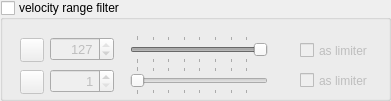
  <widget class="QGroupBox" name="groupBoxVelocityLimit">
   <property name="geometry">
    <rect>
     <x>440</x>
     <y>310</y>
     <width>391</width>
     <height>101</height>
    </rect>
   </property>
   <property name="toolTip">
    <string>Filter by note velocity</string>
   </property>
   <property name="title">
    <string>velocity range filter</string>
   </property>
   <property name="flat">
    <bool>false</bool>
   </property>
   <property name="checkable">
    <bool>true</bool>
   </property>
   <property name="checked">
    <bool>false</bool>
   </property>
   <widget class="QSlider" name="hsVelocityLow">
    <property name="geometry">
     <rect>
      <x>130</x>
      <y>66</y>
      <width>138</width>
      <height>29</height>
     </rect>
    </property>
    <property name="toolTip">
     <string>set lowest note velocity</string>
    </property>
    <property name="styleSheet">
     <string notr="true">background-image: url(:/images/slider_h.png); background-repeat: no-repeat; background-position:center; </string>
    </property>
    <property name="minimum">
     <number>1</number>
    </property>
    <property name="maximum">
     <number>127</number>
    </property>
    <property name="pageStep">
     <number>16</number>
    </property>
    <property name="value">
     <number>1</number>
    </property>
    <property name="orientation">
     <enum>Qt::Horizontal</enum>
    </property>
    <property name="invertedAppearance">
     <bool>false</bool>
    </property>
    <property name="invertedControls">
     <bool>false</bool>
    </property>
    <property name="tickPosition">
     <enum>QSlider::TicksBothSides</enum>
    </property>
    <property name="tickInterval">
     <number>16</number>
    </property>
   </widget>
   <widget class="QSlider" name="hsVelocityHigh">
    <property name="geometry">
     <rect>
      <x>130</x>
      <y>35</y>
      <width>138</width>
      <height>29</height>
     </rect>
    </property>
    <property name="toolTip">
     <string>set highest note velocity</string>
    </property>
    <property name="styleSheet">
     <string notr="true">background-image: url(:/images/slider_h.png); background-repeat: no-repeat; background-position:center; </string>
    </property>
    <property name="minimum">
     <number>1</number>
    </property>
    <property name="maximum">
     <number>127</number>
    </property>
    <property name="pageStep">
     <number>16</number>
    </property>
    <property name="value">
     <number>127</number>
    </property>
    <property name="orientation">
     <enum>Qt::Horizontal</enum>
    </property>
    <property name="invertedAppearance">
     <bool>false</bool>
    </property>
    <property name="tickPosition">
     <enum>QSlider::TicksBothSides</enum>
    </property>
    <property name="tickInterval">
     <number>16</number>
    </property>
   </widget>
   <widget class="QCheckBox" name="cbLimitIfHigh">
    <property name="geometry">
     <rect>
      <x>300</x>
      <y>40</y>
      <width>86</width>
      <height>21</height>
     </rect>
    </property>
    <property name="font">
     <font>
      <pointsize>9</pointsize>
      <italic>false</italic>
      <bold>false</bold>
      <underline>false</underline>
      <strikeout>false</strikeout>
      <stylestrategy>PreferAntialias</stylestrategy>
      <kerning>true</kerning>
     </font>
    </property>
    <property name="toolTip">
     <string>If the speed of note is greater than the value, it will be played with a limited speed</string>
    </property>
    <property name="text">
     <string>as limiter</string>
    </property>
    <property name="checked">
     <bool>false</bool>
    </property>
   </widget>
   <widget class="QCheckBox" name="cbLimitIfLow">
    <property name="geometry">
     <rect>
      <x>300</x>
      <y>70</y>
      <width>86</width>
      <height>21</height>
     </rect>
    </property>
    <property name="font">
     <font>
      <pointsize>9</pointsize>
      <italic>false</italic>
      <bold>false</bold>
      <underline>false</underline>
      <strikeout>false</strikeout>
      <stylestrategy>PreferAntialias</stylestrategy>
      <kerning>true</kerning>
     </font>
    </property>
    <property name="toolTip">
     <string>If the speed of note is less than the value, it will be played with a limited speed</string>
    </property>
    <property name="text">
     <string>as limiter</string>
    </property>
    <property name="checked">
     <bool>false</bool>
    </property>
   </widget>
   <widget class="QSpinBox" name="sbVelocityHigh">
    <property name="geometry">
     <rect>
      <x>50</x>
      <y>37</y>
      <width>64</width>
      <height>24</height>
     </rect>
    </property>
    <property name="font">
     <font>
      <pointsize>10</pointsize>
      <italic>false</italic>
      <bold>false</bold>
      <underline>false</underline>
      <strikeout>false</strikeout>
      <stylestrategy>PreferAntialias</stylestrategy>
      <kerning>true</kerning>
     </font>
    </property>
    <property name="toolTip">
     <string>High velocity value</string>
    </property>
    <property name="alignment">
     <set>Qt::AlignRight|Qt::AlignTrailing|Qt::AlignVCenter</set>
    </property>
    <property name="minimum">
     <number>1</number>
    </property>
    <property name="maximum">
     <number>127</number>
    </property>
    <property name="value">
     <number>127</number>
    </property>
   </widget>
   <widget class="QSpinBox" name="sbVelocityLow">
    <property name="geometry">
     <rect>
      <x>50</x>
      <y>69</y>
      <width>64</width>
      <height>24</height>
     </rect>
    </property>
    <property name="font">
     <font>
      <pointsize>10</pointsize>
      <italic>false</italic>
      <bold>false</bold>
      <underline>false</underline>
      <strikeout>false</strikeout>
      <stylestrategy>PreferAntialias</stylestrategy>
      <kerning>true</kerning>
     </font>
    </property>
    <property name="toolTip">
     <string>Low velocity value</string>
    </property>
    <property name="alignment">
     <set>Qt::AlignRight|Qt::AlignTrailing|Qt::AlignVCenter</set>
    </property>
    <property name="minimum">
     <number>1</number>
    </property>
    <property name="maximum">
     <number>127</number>
    </property>
    <property name="value">
     <number>1</number>
    </property>
   </widget>
   <widget class="QPushButton" name="buttonVelocityRangeLow">
    <property name="geometry">
     <rect>
      <x>20</x>
      <y>70</y>
      <width>24</width>
      <height>24</height>
     </rect>
    </property>
    <property name="font">
     <font>
      <pointsize>7</pointsize>
      <italic>false</italic>
      <bold>false</bold>
      <underline>false</underline>
      <strikeout>false</strikeout>
      <stylestrategy>PreferAntialias</stylestrategy>
      <kerning>true</kerning>
     </font>
    </property>
    <property name="toolTip">
     <string>learn lowest velocity from keyboard</string>
    </property>
    <property name="text">
     <string/>
    </property>
    <property name="icon">
     <iconset resource="resources.qrc">
      <normaloff>:/images/keyboard_listen.png</normaloff>
      <normalon>:/images/keyboard_listen_pressed.png</normalon>:/images/keyboard_listen.png</iconset>
    </property>
    <property name="checkable">
     <bool>true</bool>
    </property>
   </widget>
   <widget class="QPushButton" name="buttonVelocityRangeHi">
    <property name="geometry">
     <rect>
      <x>20</x>
      <y>38</y>
      <width>24</width>
      <height>24</height>
     </rect>
    </property>
    <property name="font">
     <font>
      <pointsize>7</pointsize>
      <italic>false</italic>
      <bold>false</bold>
      <underline>false</underline>
      <strikeout>false</strikeout>
      <stylestrategy>PreferAntialias</stylestrategy>
      <kerning>true</kerning>
     </font>
    </property>
    <property name="toolTip">
     <string>learn highest velocity from keyboard</string>
    </property>
    <property name="text">
     <string/>
    </property>
    <property name="icon">
     <iconset resource="resources.qrc">
      <normaloff>:/images/keyboard_listen.png</normaloff>
      <normalon>:/images/keyboard_listen_pressed.png</normalon>:/images/keyboard_listen.png</iconset>
    </property>
    <property name="checkable">
     <bool>true</bool>
    </property>
   </widget>
   <widget class="QWidget" name="verticalLayoutWidget_16">
    <property name="geometry">
     <rect>
      <x>280</x>
      <y>45</y>
      <width>10</width>
      <height>10</height>
     </rect>
    </property>
    <layout class="QVBoxLayout" name="layoutLedVelocityHigh"/>
   </widget>
   <widget class="QWidget" name="verticalLayoutWidget_14">
    <property name="geometry">
     <rect>
      <x>280</x>
      <y>60</y>
      <width>10</width>
      <height>10</height>
     </rect>
    </property>
    <layout class="QVBoxLayout" name="layoutLedVelocityMatch"/>
   </widget>
   <widget class="QWidget" name="verticalLayoutWidget_15">
    <property name="geometry">
     <rect>
      <x>280</x>
      <y>75</y>
      <width>10</width>
      <height>10</height>
     </rect>
    </property>
    <layout class="QVBoxLayout" name="layoutLedVelocityLow"/>
   </widget>
  </widget>
